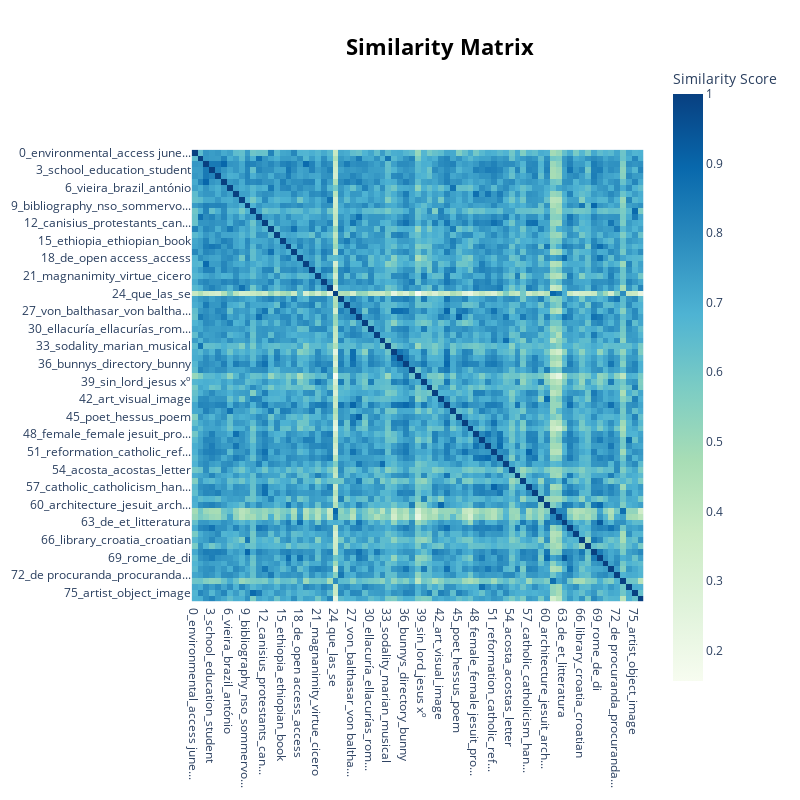

This figure's notebook cell:
### Code cell
topic_model.visualize_heatmap()

### Figure 1 — Plotly figure (JSON) as saved in the notebook; plotly's stock layout.template omitted (floating-point values rounded to 4 significant figures; data arrays with more than 128 entries replaced by an {"elided": "..."} marker saying what was removed)
{"data": [{"coloraxis": "coloraxis", "hovertemplate": "x: %{x}<br>y: %{y}<br>Similarity Score: %{z}<extra></extra>", "name": "0", "type": "heatmap", "x": ["0_environmental_access june...", "1_music_musical_song", "2_chinese_china_ricci", "3_school_education_student", "4_hagen_observatory_science", "5_japanese_japan_xavier", "6_vieira_brazil_antónio", "7_woman_gender_amerindian", "8_campion_ireland_sander", "9_bibliography_nso_sommervo...", "10_portrait_ricci_chinese", "11_play_drama_theatre", "12_canisius_protestants_can...", "13_guaraní_native_montoya", "14_suárez_suárezs_philosophy", "15_ethiopia_ethiopian_book", "16_portugal_romeiras_scient...", "17_california_baegert_calif...", "18_de_open access_access", "19_russian_beijing_qing", "20_slave_muslim_muslims", "21_magnanimity_virtue_cicero", "22_xavier_sanvitores_marianas", "23_cwm_wales_welsh", "24_que_las_se", "25_acosta_ancient_acostas", "26_beirut_oriental_arabic", "27_von_balthasar_von baltha...", "28_latin_poetry_jesuit", "29_copy_letter_rome", "30_ellacuría_ellacurías_rom...", "31_wilkowski_polish_wilkows...", "32_atlantic_atlantic world_...", "33_sodality_marian_musical", "34_teilhard_teilhards_human", "35_lubac_de lubac_de lubacs", "36_bunnys_directory_bunny", "37_joshua_gesù_apse", "38_hopkins_hopkinss_letter", "39_sin_lord_jesus xº", "40_emblem_death_daly", "41_german_expulsion_jesuits", "42_art_visual_image", "43_exercises_ignatius_spiri...", "44_kongo_angola_african", "45_poet_hessus_poem", "46_magic_witchcraft_witch", "47_lonergans_lonergan_matrix", "48_female_female jesuit_pro...", "49_ottoman_french_istanbul", "50_ursula_fugger_canisius", "51_reformation_catholic_ref...", "52_auger_catherine_henri", "53_spanish_italian_early mo...", "54_acosta_acostas_letter", "55_body_exercise_physical", "56_und_der_die", "57_catholic_catholicism_han...", "58_lessiuss_buonpensiere_be...", "59_anchieta_cannibalism_law", "60_architecture_jesuit_arch...", "61_di_che_il", "62_de_la_de la", "63_de_et_litteratura", "64_rhetorical_rhetoric_preach", "65_mayer_inquisition_trial", "66_library_croatia_croatian", "67_bell_roque_sound", "68_german_dutch_publish", "69_rome_de_di", "70_molina_molinas_aichele", "71_thjülen_iturriaga_thjülens", "72_de procuranda_procuranda...", "73_et_non_cum", "74_canillac_mission_istanbul", "75_artist_object_image", "76_canada_regis_regis college"], "xaxis": "x", "y": ["0_environmental_access june...", "1_music_musical_song", "2_chinese_china_ricci", "3_school_education_student", "4_hagen_observatory_science", "5_japanese_japan_xavier", "6_vieira_brazil_antónio", "7_woman_gender_amerindian", "8_campion_ireland_sander", "9_bibliography_nso_sommervo...", "10_portrait_ricci_chinese", "11_play_drama_theatre", "12_canisius_protestants_can...", "13_guaraní_native_montoya", "14_suárez_suárezs_philosophy", "15_ethiopia_ethiopian_book", "16_portugal_romeiras_scient...", "17_california_baegert_calif...", "18_de_open access_access", "19_russian_beijing_qing", "20_slave_muslim_muslims", "21_magnanimity_virtue_cicero", "22_xavier_sanvitores_marianas", "23_cwm_wales_welsh", "24_que_las_se", "25_acosta_ancient_acostas", "26_beirut_oriental_arabic", "27_von_balthasar_von baltha...", "28_latin_poetry_jesuit", "29_copy_letter_rome", "30_ellacuría_ellacurías_rom...", "31_wilkowski_polish_wilkows...", "32_atlantic_atlantic world_...", "33_sodality_marian_musical", "34_teilhard_teilhards_human", "35_lubac_de lubac_de lubacs", "36_bunnys_directory_bunny", "37_joshua_gesù_apse", "38_hopkins_hopkinss_letter", "39_sin_lord_jesus xº", "40_emblem_death_daly", "41_german_expulsion_jesuits", "42_art_visual_image", "43_exercises_ignatius_spiri...", "44_kongo_angola_african", "45_poet_hessus_poem", "46_magic_witchcraft_witch", "47_lonergans_lonergan_matrix", "48_female_female jesuit_pro...", "49_ottoman_french_istanbul", "50_ursula_fugger_canisius", "51_reformation_catholic_ref...", "52_auger_catherine_henri", "53_spanish_italian_early mo...", "54_acosta_acostas_letter", "55_body_exercise_physical", "56_und_der_die", "57_catholic_catholicism_han...", "58_lessiuss_buonpensiere_be...", "59_anchieta_cannibalism_law", "60_architecture_jesuit_arch...", "61_di_che_il", "62_de_la_de la", "63_de_et_litteratura", "64_rhetorical_rhetoric_preach", "65_mayer_inquisition_trial", "66_library_croatia_croatian", "67_bell_roque_sound", "68_german_dutch_publish", "69_rome_de_di", "70_molina_molinas_aichele", "71_thjülen_iturriaga_thjülens", "72_de procuranda_procuranda...", "73_et_non_cum", "74_canillac_mission_istanbul", "75_artist_object_image", "76_canada_regis_regis college"], "yaxis": "y", "z": {"elided": "77x77 float values"}}], "layout": {"coloraxis": {"colorbar": {"title": {"text": "Similarity Score"}}, "colorscale": [[0, "rgb(247,252,240)"], [0.125, "rgb(224,243,219)"], [0.25, "rgb(204,235,197)"], [0.375, "rgb(168,221,181)"], [0.5, "rgb(123,204,196)"], [0.625, "rgb(78,179,211)"], [0.75, "rgb(43,140,190)"], [0.875, "rgb(8,104,172)"], [1, "rgb(8,64,129)"]]}, "height": 800, "hoverlabel": {"bgcolor": "white", "font": {"family": "Rockwell", "size": 16}}, "legend": {"title": {"text": "Trend"}}, "margin": {"t": 60}, "showlegend": true, "title": {"font": {"color": "Black", "size": 22}, "text": "<b>Similarity Matrix</b>", "x": 0.55, "xanchor": "center", "y": 0.95, "yanchor": "top"}, "width": 800, "xaxis": {"anchor": "y", "autorange": true, "constrain": "domain", "domain": [0, 1], "range": [-0.5, 76.5], "scaleanchor": "y", "type": "category"}, "yaxis": {"anchor": "x", "autorange": true, "constrain": "domain", "domain": [0.1421, 0.8579], "range": [76.5, -0.5], "type": "category"}}}
